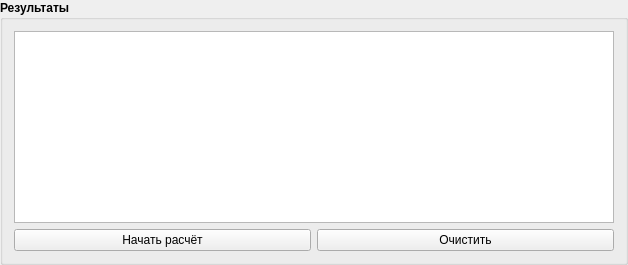
         <widget class="QGroupBox" name="groupBox">
          <property name="sizePolicy">
           <sizepolicy hsizetype="Expanding" vsizetype="Expanding">
            <horstretch>0</horstretch>
            <verstretch>0</verstretch>
           </sizepolicy>
          </property>
          <property name="font">
           <font>
            <weight>75</weight>
            <bold>true</bold>
           </font>
          </property>
          <property name="title">
           <string>Результаты</string>
          </property>
          <layout class="QGridLayout" name="gridLayout_3">
           <property name="sizeConstraint">
            <enum>QLayout::SetMaximumSize</enum>
           </property>
           <item row="2" column="0">
            <widget class="QPushButton" name="pushButton_2">
             <property name="font">
              <font>
               <weight>50</weight>
               <bold>false</bold>
              </font>
             </property>
             <property name="text">
              <string>Начать расчёт</string>
             </property>
            </widget>
           </item>
           <item row="2" column="1">
            <widget class="QPushButton" name="pushButton_3">
             <property name="font">
              <font>
               <weight>50</weight>
               <bold>false</bold>
              </font>
             </property>
             <property name="text">
              <string>Очистить</string>
             </property>
            </widget>
           </item>
           <item row="0" column="0" colspan="2">
            <widget class="QTextEdit" name="textEdit">
             <property name="minimumSize">
              <size>
               <width>600</width>
               <height>0</height>
              </size>
             </property>
             <property name="font">
              <font>
               <weight>50</weight>
               <bold>false</bold>
              </font>
             </property>
             <property name="readOnly">
              <bool>true</bool>
             </property>
            </widget>
           </item>
          </layout>
         </widget>
